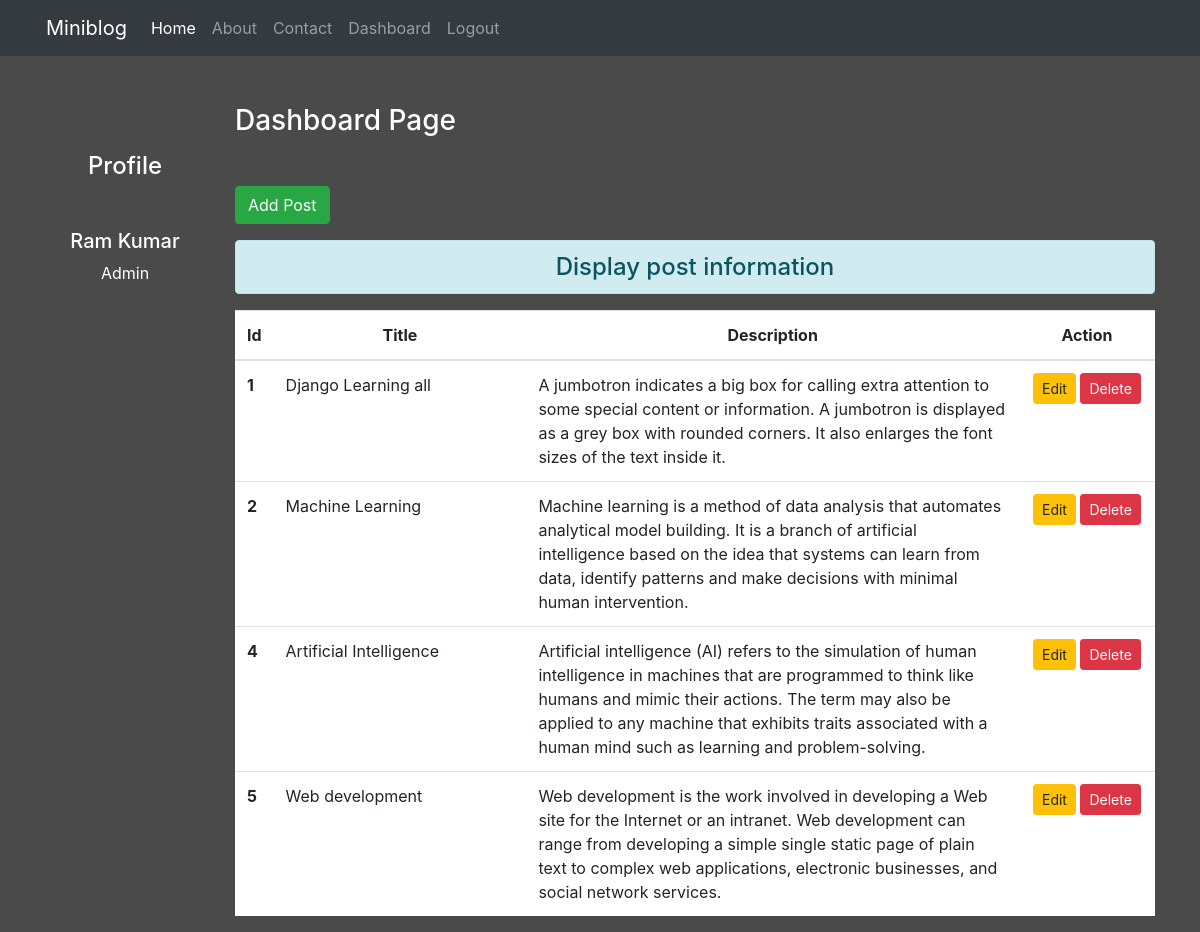
The page /dashboard/ (signed in) on the database its author committed.
### simpleblog/models.py (models this page shows, shortened)
class Post(models.Model):
    title = models.CharField(max_length=200)
    desc= models.TextField()

### simpleblog/views.py (the view)
# urls.py: path('dashboard/', views.dashboard, name='dashboard'),
def dashboard(request):
    if request.user.is_authenticated:
        posts= Post.objects.all()
        user = request.user
        full_name = user.get_full_name()
        gps = user.groups.all()
        return render(request, 'simpleblog/dashboard.html',{'posts': posts, 'fname': full_name, 'groups': gps})
    else:
        return HttpResponseRedirect('/login/')

### simpleblog/templates/simpleblog/dashboard.html (shortened to what this page needs)
{% extends 'simpleblog/base.html' %}
{% load static %}
{% block side %}
<div class="col-sm-2 text-white my-5 text-center">
    <h4 class="my-5"> Profile</h4>
    <h5>{{fname}}</h5>
    {% for group in groups %}
    <p>{{group.name}}</p>
    {% endfor %}
</div>
{% endblock %}
{% block content %}
<div class="col-sm-10">
    <h3 class="text-white my-5">Dashboard Page</h3>
    <a href="{% url 'addpost' %}" class="btn btn-success">Add Post</a>
    <h4 class="text-center alert alert-info mt-3">Display post information</h4>
    {% if posts %}
    <table class="table table-hover bg-white">
        <thead>
        <tr class="text-center">
            <th scope="col" style="width:2%">Id</th>
            <th scope="col" style="width:28%">Title</th>
            <th scope="col" style="width:55%">Description</th>
            <th scope="col" style="width:15%">Action</th>
        </tr>
        </thead>
        <tbody>
        {% for post in posts %}
        <tr>
            <th scope="row">{{post.id}}</th>
            <td>{{post.title}}</td>
            <td>{{post.desc}}</td>
            <td class="text-center">
                <a href="{% url 'updatepost' post.id %}" class="btn btn-warning btn-sm">Edit</a>
                {% if perms.simpleblog.delete_post %}
                <form action="{% url 'deletepost' post.id %}" method="post" class="d-inline">
                    <input type="submit" class="btn btn-danger btn-sm" value="Delete">
                </form>
                {% endif %}
            </td>
        </tr>
        {% endfor %}
        </tbody>
    </table>
    {% else %}
    <h4 class="text-center alert alert-warning">No records</h4>
    {% endif %}
</div>
{% endblock content %}

### simpleblog/templates/simpleblog/base.html (shortened to what this page needs)
<!DOCTYPE html>
{% load static %}
<html lang="en">
<head>
    <link rel="stylesheet" href="{% static 'simpleblog/css/bootstrap.css' %}">
    <link rel="stylesheet" href="{% static 'simpleblog/css/style.css' %}">
</head>
<body>
<div class="container-fluid bg-dark">
    {% include 'simpleblog/navbar.html' %}
</div>
<div class="container">
    <div class="row">
         {% block side %}
        {% endblock side %}
        {% block content %}
        {% endblock content %}
    </div>
</div>
</body>
</html>

### simpleblog/templates/simpleblog/navbar.html (shortened to what this page needs)
<!DOCTYPE html>
<html lang="en">
<head>
</head>
<body>
<nav class="navbar navbar-expand-lg navbar-dark bg-dark">
  <div class="container-fluid">
    <a class="navbar-brand" href="#">Miniblog</a>
    <div class="collapse navbar-collapse" id="navbarNav">
      <ul class="navbar-nav">
        <li class="nav-item">
          <a class="nav-link active" aria-current="page" href="/">Home</a>
        </li>
        <li class="nav-item">
          <a class="nav-link" href="{% url 'about' %}">About</a>
        </li>
        <li class="nav-item">
          <a class="nav-link" href="{% url 'contact' %}">Contact</a>
        </li>
        {% if request.user.is_authenticated %}
          <li class="nav-item">
          <a class="nav-link" href="{% url 'dashboard' %}">Dashboard</a>
        </li><li class="nav-item">
          <a class="nav-link" href="{% url 'logout' %}">Logout</a>
        </li>
        {% endif %}
      </ul>
    </div>
  </div>
</nav>
</body>
</html>

### simpleblog/static/simpleblog/css/style.css (style rules this page uses)
body { background-color: rgb(75,74,74); color: antiquewhite; }

### rows shown on the page
Post: id "1", title "Django Learning all", desc "A jumbotron indicates a big box for calling extra attention to some special content or information. A jumbotron is displayed as a grey box with rounded corners. It also enlarges the font sizes of the text inside it."
Post: id "2", title "Machine Learning", desc "Machine learning is a method of data analysis that automates analytical model building. It is a branch of artificial intelligence based on the idea that systems can learn from data, identify patterns and make decisions with minimal human intervention."
Post: id "4", title "Artificial Intelligence", desc "Artificial intelligence (AI) refers to the simulation of human intelligence in machines that are programmed to think like humans and mimic their actions. The term may also be applied to any machine that exhibits traits associated with a human mind such as learning and problem-solving."
Post: id "5", title "Web development", desc "Web development is the work involved in developing a Web site for the Internet or an intranet. Web development can range from developing a simple single static page of plain text to complex web applications, electronic businesses, and social network services."

### other values the page prints
{{ fname }} "Ram Kumar"
{{ group.name }} "Admin"
